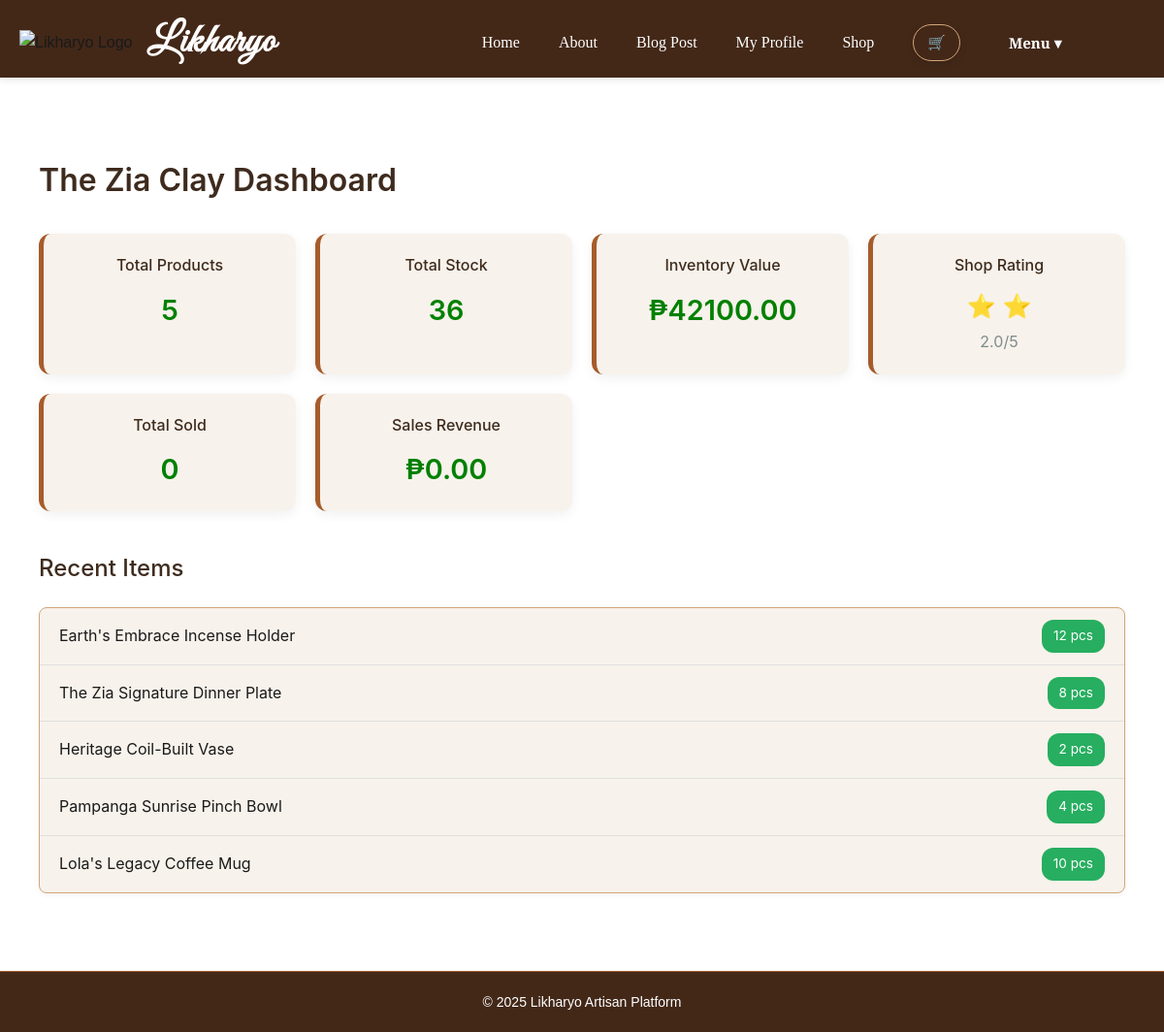
The app's page /dashboard (signed in) with its own data.
### models.py (models this page shows, shortened)
class Shop(db.Model):
    __tablename__ = 'shops'
    shop_id = db.Column(db.Integer, primary_key=True)
    name = db.Column(db.String(150), nullable=False)
    description = db.Column(db.Text, nullable=True)
    owner_id = db.Column(db.Integer, db.ForeignKey('users.user_id'), nullable=False)
    parent_shop_id = db.Column(db.Integer, db.ForeignKey('shops.shop_id'), nullable=True)
    items = db.relationship('Item', backref='shop', lazy=True)

class Item(db.Model):
    __tablename__ = 'items'
    item_id = db.Column(db.Integer, primary_key=True)
    name = db.Column(db.String(150), nullable=False)
    description = db.Column(db.Text, nullable=True)
    price = db.Column(db.Float, nullable=False)
    stock = db.Column(db.Integer)
    img_url = db.Column(db.String(250), nullable=True)
    category_id = db.Column(db.Integer, db.ForeignKey('category.id'), nullable=False)
    shop_id = db.Column(db.Integer, db.ForeignKey('shops.shop_id'), nullable=False)

### views.py (the view)
@views_bp.route('/dashboard')
@login_required
def dashboard():
    try:
        if not current_user.shops:
            flash("You don't have a shop yet. Please create one first.", "warning")
            return redirect(url_for("views.create_shop"))
        shop = current_user.shops[0]
        total_items = (
            db.session.query(func.count(Item.item_id))
            .filter_by(shop_id=shop.shop_id)
            .scalar()
        )
        total_stock = (
            db.session.query(func.sum(Item.stock))
            .filter_by(shop_id=shop.shop_id)
            .scalar() or 0
        )
        total_value = (
            db.session.query(func.sum(Item.price * Item.stock))
            .filter_by(shop_id=shop.shop_id)
            .scalar() or 0
        )
        avg_rating = None
        if shop.ratings:
            avg_rating = sum(r.value for r in shop.ratings) / len(shop.ratings)
        recent_items = (
            Item.query.filter_by(shop_id=shop.shop_id)
            .order_by(Item.item_id.desc())
            .limit(5)
            .all()
        )
        total_sold = (
            db.session.query(func.sum(OrderItem.quantity))
            .join(Order)
            .filter(Order.shop_id == shop.shop_id, Order.status == "shipped")
            .scalar() or 0
        )
        sales_value = (
            db.session.query(func.sum(OrderItem.price * OrderItem.quantity))
            .join(Order)
            .filter(Order.shop_id == shop.shop_id, Order.status == "shipped")
            .scalar() or 0
        )
        return render_template(
            'dashboard.html',
            shop=shop,
            total_items=total_items,
            total_stock=total_stock,
            total_value=total_value,
            avg_rating=avg_rating,
            recent_items=recent_items,
            total_sold=total_sold,
            sales_value=sales_value
        )
    except Exception as e:
        db.session.rollback()  # rollback if query fails
        current_app.logger.error(f"Error loading dashboard for user {current_user.user_id}: {e}")
        flash("An error occurred while loading your dashboard.", "danger")
        return redirect(url_for("views.home"))

### app.py (called while the page is built)
@login_manager.user_loader
def load_user(user_id):
    return User.query.get(int(user_id))

### templates/dashboard.html (shortened to what this page needs)
{% extends "base.html" %}
{% block extra_css %}
    <link rel="stylesheet" href="{{ url_for('static', filename='dashboard.css') }}" />
{% endblock %}
{% block content %}
<div class="container">
    <h2>{{ shop.name }} Dashboard</h2>
    <div class="summary-grid">
        <div class="card">
            <h5>Total Products</h5>
            <h2>{{ total_items }}</h2>
        </div>
        <div class="card">
            <h5>Total Stock</h5>
            <h2>{{ total_stock }}</h2>
        </div>
        <div class="card">
            <h5>Inventory Value</h5>
            <h2>₱{{ "%.2f"|format(total_value) }}</h2>
        </div>
        <div class="card">
            <h5>Shop Rating</h5>
            {% if avg_rating %}
                <div class="stars">
                    {% for i in range(avg_rating|int) %}
                        ⭐
                    {% endfor %}
                </div>
                <p class="rating-number">{{ "%.1f"|format(avg_rating) }}/5</p>
            {% else %}
                <p>No ratings yet.</p>
            {% endif %}
                </div>
        <div class="card">
            <h5>Total Sold</h5>
            <h2>{{ total_sold }}</h2>
        </div>
        <div class="card">
            <h5>Sales Revenue</h5>
            <h2>₱{{ "%.2f"|format(sales_value) }}</h2>
        </div>
    </div>
    <h3>Recent Items</h3>
    <ul class="recent-list">
        {% for item in recent_items %}
        <li class="recent-item">
            <span>{{ item.name }}</span>
            <span class="badge">{{ item.stock }} pcs</span>
        </li>
        {% endfor %}
    </ul>
</div>
{% endblock %}

### static/base.css (style rules this page uses)
* { margin: 0; padding: 0; box-sizing: border-box; }
body { font-family: 'Poppins', sans-serif; background: linear-gradient(190deg, #f5ebe0); color: #1a1a1a; line-height: 1.6; display: flex; flex-direction: column; min-height: 100vh; }
.card { background: #fff; color: #1a1a1a; border-left: 5px solid #a65c2a; border-radius: 12px; padding: 24px; box-shadow: 0 4px 12px rgba(0,0,0,0.1); }

### static/dashboard.css (style rules this page uses)
.container { max-width: 1200px; margin: 40px auto; padding: 0 20px; font-family: 'Inter', 'Segoe UI', Roboto, sans-serif; }
h2 { font-size: 2rem; font-weight: 600; margin-bottom: 30px; color: #3e2b1e; }
h3 { font-size: 1.5rem; font-weight: 500; margin: 40px 0 20px; color: #3e2b1e; }
.summary-grid { display: grid; grid-template-columns: repeat(auto-fit, minmax(220px, 1fr)); gap: 20px; border-left: blue; margin-bottom: 40px; }
.card { background: #f7f2eb; border-radius: 12px; box-shadow: 0 4px 12px rgba(0,0,0,0.06); padding: 20px; text-align: center; }
.card h5 { font-size: 1rem; font-weight: 500; color: #3e2b1e; margin-bottom: 10px; }
.card h2 { font-size: 1.8rem; font-weight: 6 00; margin: 0; color: green; }
.stars { font-size: 1.5rem; color: #f1c40f; margin-bottom: 5px; }
.rating-number { font-size: 1rem; color: #7f8c8d; }
.recent-list { list-style: none; padding: 0; margin: 0; background: #f7f2eb; border: 1px solid #d2a679; border-radius: 8px; box-shadow: 0 2px 6px rgba(0,0,0,0.05); }
.recent-item { display: flex; justify-content: space-between; align-items: center; padding: 12px 20px; border-bottom: 1px solid #e0e0e0; }
.recent-item:last-child { border-bottom: none; }
.badge { background: #27ae60; color: #fff; padding: 6px 12px; border-radius: 12px; font-size: 0.85rem; }

### records on screen
Shop: name "The Zia Clay"
Item: name "Earth's Embrace Incense Holder", stock "12"
Item: name "The Zia Signature Dinner Plate", stock "8"
Item: name "Heritage Coil-Built Vase", stock "2"
Item: name "Pampanga Sunrise Pinch Bowl", stock "4"
Item: name "Lola's Legacy Coffee Mug", stock "10"

### other values on screen
{{ total_items }} "5"
{{ total_stock }} "36"
{{ "%.2f"|format(total_value) }} "42100.00"
{{ "%.1f"|format(avg_rating) }} "2.0"
{{ total_sold }} "0"
{{ "%.2f"|format(sales_value) }} "0.00"
